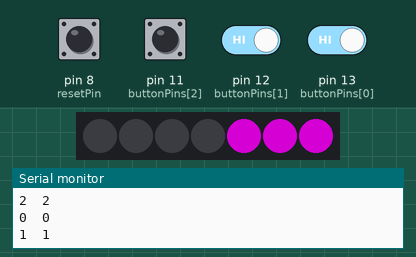
Recording of a sketch running on a simulated Arduino Uno, built with avr-gcc and run on an emulated ATmega328P. Shown: 7 RGB LEDs in strip order, left to right, the last lines printed to the serial monitor. The inputs (shaded band) are chosen by the test bench; at power-on: pin 8 (resetPin), pin 11 (buttonPins[2]), pin 12 (buttonPins[1]), pin 13 (buttonPins[0]) HIGH. Dim RGB values are drawn brighter than linear; random numbers use the default seed unless the sketch sets one.

Above: at 5.3 s.
5.4 s: pin 11 (buttonPins[2]) pulled LOW for 0.15 s
At 5.52 s:
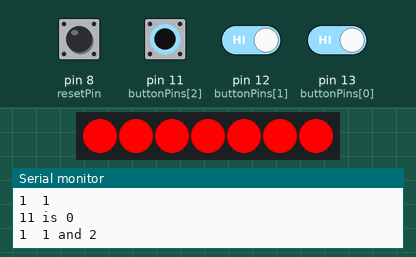
7.4 s: pin 8 (resetPin) pulled LOW for 0.15 s
At 8.9 s:
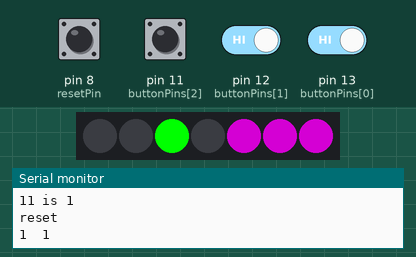
10.0 s: pin 12 (buttonPins[1]) driven LOW and pin 13 (buttonPins[0]) driven LOW
13.0 s: pin 8 (resetPin) pulled LOW for 1 s
At 15.4 s:
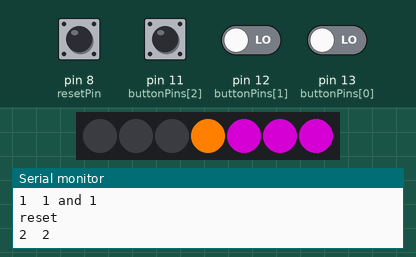
Timing chart, 0 to 17.5 s (numbered marks = the images above; inputs shaded):
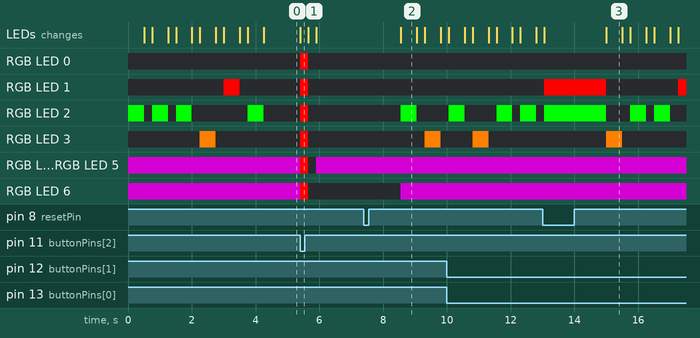

The sketch:

code.ino
```cpp
// a game with 3 lights corresponding to 3 buttons
// and another 3 lights representing one life each, and a button to reset the game
// finally, a toggle switch for turning game on/off (no need to program it)
// it will light up a pattern by blinking 6 times in different colors
// then player tries to repeat the pattern with the buttons
// if they get the pattern wrong, they lose a "life" until they have no life left
// when they get the full pattern right, the lights will dance!

// include neopixel library
#include <Adafruit_NeoPixel.h>

#define PIN      3
#define N_LEDS 7
#define patternLength 6
#define buttonLength 3
#define totalLives 3
#define resetPin 8

Adafruit_NeoPixel strip = Adafruit_NeoPixel(N_LEDS, PIN, NEO_GRB + NEO_KHZ800);

// set LED colors to red, green, yellow
const uint32_t ledColors[3] = {strip.Color(255, 0, 0), strip.Color(0, 255, 0),  strip.Color(255, 128, 0)};
// array of input button pins
const int buttonPins[buttonLength] = {13, 12, 11};

// declare arrays to store state for
// # the pattern (length 6 of integers)
int pattern[patternLength];
// # the player's input pattern so far (max length 6 of integers)
int inputPattern[patternLength];
// # input pattern position
int patternPosition = 0;
// # an integer starting at 2 of how many lives left
int numLives = 3;
// # previous input button states (length 3 of booleans, defaulting to false at start)
// BECAUSE WE'RE USING PULLUP, THE READINGS ARE REVERSED, unpressed is HIGH
int prevButtonState[buttonLength] = {HIGH, HIGH, HIGH};
// previous reset button state
int prevResetState = HIGH;

void setup() {
  // begin Neopixel strip
  strip.begin();
  // set button pin modes
  for (int i = 0; i < buttonLength; i += 1) {
    pinMode(buttonPins[i], INPUT_PULLUP);
  }
  pinMode(resetPin, INPUT_PULLUP);

  Serial.begin(9600);
}

void loop() {
  // check if reset button is pressed
  // if it is, call resetGame(), return
  int resetReading = digitalRead(resetPin);
  if (resetReading != prevResetState) {
    if (resetReading == HIGH) {
      // if reset button was pressed (LOW) and released (HIGH)
      resetGame();
      Serial.println("reset");
    }
  }
  prevResetState = resetReading;

  //   if pattern is empty, setup pattern
  if (checkArrayEmpty(pattern)) {
    clearNeopixel();
    lightupLives();
    setupPattern();
  }

  // loop through all 3 input buttons and see if any were pressed
  // that weren't already pressed.
  // store new button states in button state array
  // light up corresponding light for each pressed button
  int buttonPressed = 0;
  for (int i = 0; i < buttonLength; i += 1) {
    int buttonReading = digitalRead(buttonPins[i]);

    if (buttonReading != prevButtonState[i]) {
      // if button state has changed, light up LED accordingly
      if (buttonReading == LOW) {
        // if button is pressed, we want to turn on pixel
        strip.setPixelColor(i + 1, ledColors[i]);
        // and remember it was pressed
        buttonPressed = i + 1;
      } else if (buttonReading == HIGH) {
        // if button is released, turn off pixel
        strip.setPixelColor(i + 1, 0);
      }
      strip.show();

      Serial.print(buttonPins[i]);
      Serial.print(" is ");
      Serial.println(buttonReading);
    }

    prevButtonState[i] = buttonReading;
  }


  // if more than one button is pressed at a time,
  // treat that as incorrect and they lose a life

  // if none are pressed, return and do nothing
  if (buttonPressed) {
    // if one is pressed, add button number to input pattern array
    // and check whether the patterns match
    inputPattern[patternPosition] = buttonPressed - 1;
    patternPosition += 1;
    boolean matches = checkPlayerPattern();

    if (!matches) {
      // if pattern is wrong, blink red
      for (int i = 0; i < 1; i += 1) {
        blinkRed();
        delay(250);
      }

      // then check number of lives left
      numLives -= 1;

      if (numLives == 0) {
        // if no more lives, blink red 3 times
        for (int i = 0; i < 3; i += 1) {
          blinkRed();
          delay(250);
        }
        resetGame();
      } else {
        // reset player input pattern & position
        resetArray(inputPattern);
        patternPosition = 0;
        // update lives
        lightupLives();
      }
    } else if (patternPosition == patternLength) {
      // if player has input all the pattern correctly
      // celebrate!
      for (int i = 0; i < 5; i += 1) {
        runPurple();
      }

      // then reset game
      resetGame();
    }
  }
}

void clearNeopixel() {
  for (int i = 0; i < N_LEDS; i += 1) {
    strip.setPixelColor(i, 0);
  }

  strip.show();
}

boolean checkArrayEmpty(int arr[]) {
  boolean isEmpty = true;
  for (int i = 0; i < patternLength; i += 1) {
    if (arr[i] > 0) {
      isEmpty = false;
    }
  }

  return isEmpty;
}

// function to set up a pattern of random integers of 1, 2, 3
void setupPattern() {
  // loop through pattern array, randomly set number and light up that LED
  for (int i = 0; i < patternLength; i += 1) {
    int ledIndex = random(0, 3072) / 1024;
    pattern[i] = ledIndex;

    Serial.print(ledIndex);
    Serial.print("\t");
    Serial.println(pattern[i]);

    // light up LED
    strip.setPixelColor(ledIndex + 1, ledColors[ledIndex]);
    strip.show();
    // wait 500ms, then turn it off
    delay(500);
    strip.setPixelColor(ledIndex + 1, 0); // turn off
    strip.show();
    delay(250);
  }
}

// function to check if player input matches pattern
boolean checkPlayerPattern() {
  boolean isMatch = true;
  // loop through input pattern array, check if they match pattern array
  for (int i = 0; i < patternPosition; i += 1) {
    Serial.print(patternPosition);
    Serial.print("\t");
    Serial.print(pattern[i]);
    Serial.print(" and ");
    Serial.println(inputPattern[i]);
    if (pattern[i] != inputPattern[i]) {
      isMatch = false;
    }
  }

  return isMatch;
}

void lightupLives() {
  for (int i = 0; i < totalLives; i += 1) {
    if (i < numLives) {
      // light up that LED
      strip.setPixelColor(i + 4, strip.Color(128, 0, 128)); // purple
    } else {
      // clear LED
      strip.setPixelColor(i + 4, 0);
    }
    strip.show();
  }
}

void blinkRed() {
  // make all neopixels blink red
  for (int i = 0; i < N_LEDS; i += 1) {
    strip.setPixelColor(i, strip.Color(255, 0, 0));
  }
  strip.show();
  delay(250);
  for (int i = 0; i < N_LEDS; i += 1) {
    strip.setPixelColor(i, 0);
  }
  strip.show();
}

void runPurple() {
  for (int i = 0; i < N_LEDS + 4; i += 1) {
    strip.setPixelColor(i, strip.Color(128, 0, 128)); // Draw new pixel
    strip.setPixelColor(i - 4, 0); // Erase pixel a few steps back
    strip.show();
    delay(25);
  }
}

void resetArray(int arr[]) {
  for (int i = 0; i < patternLength; i += 1) {
    arr[i] = 0;
  }
}

// function to reset entire game
void resetGame() {
  // set pattern and input array to empty
  // set number of lives back to 2
  // set button states all back to false
  resetArray(pattern);
  resetArray(inputPattern);
  patternPosition = 0;
  numLives = 3;

  delay(1000);
}
```

Measured:
- after the input at 5.4 s, RGB LED 0–3: off → RGB(255, 0, 0) at once, → off 0.25 s later; RGB LED 4, RGB LED 5: RGB(128, 0, 128) → RGB(255, 0, 0) at once, → off 0.25 s later, → RGB(128, 0, 128) 0.25 s later; RGB LED 6: RGB(128, 0, 128) → RGB(255, 0, 0) at once, → off 0.25 s later; the LEDs: change at once (image 1)
- after the input at 7.4 s, RGB LED 2: off → RGB(0, 255, 0) after 1.2 s, → off 0.50 s later; RGB LED 3: off → RGB(255, 128, 0) after 1.9 s, → off 0.50 s later; RGB LED 6: off → RGB(128, 0, 128) after 1.2 s; the LEDs: change after 1.2 s (image 2)
- what the display in image 2 shows lasts 0.5 s, from 8.6 s to 9.1 s
